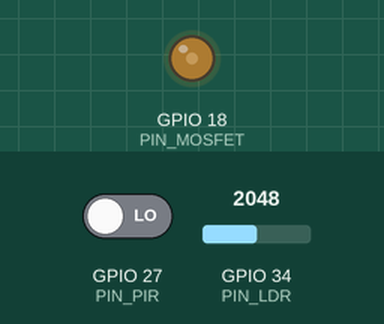
A sketch run on a simulated ESP32. On the bench: output pins drawn as LEDs (lit = HIGH). The inputs (shaded band) are chosen by the test bench; at power-on: GPIO 27 (PIN_PIR) LOW, GPIO 34 (PIN_LDR) = 2048. WiFi joins after 1.5 s; servers stay silent unless stated; uploads are accepted with an empty reply; what the sketch prints to the serial monitor is not drawn.

Above: at 3.2 s.
3.3 s: GPIO 27 (PIN_PIR) driven HIGH
At 4.2 s:
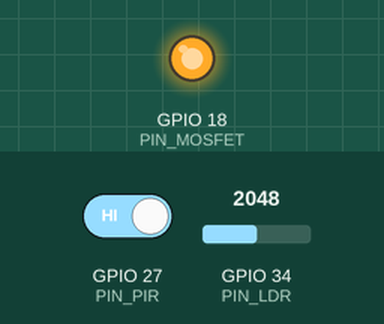
4.8 s: GPIO 34 (PIN_LDR) set to 1829
6.3 s: GPIO 34 (PIN_LDR) set to 1753
At 7.7 s:
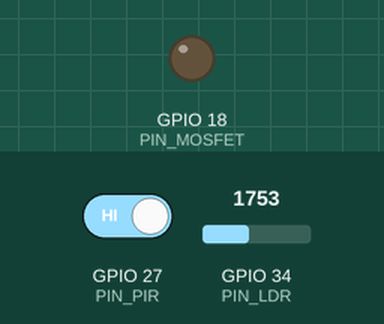
Timing chart, 0 to 9.3 s (numbered marks = the images above; inputs shaded):
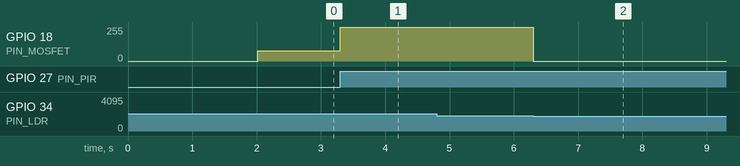

The sketch:

esp32_firmware_supabase.ino
```cpp
/**********************************************************************************
 * Project: Campus Safety & Foot-Traffic Telemetry Node (Gym 7)
 * Cloud Architecture: Supabase Cloud (PostgreSQL REST API + Realtime WebSockets)
 * Hardware Connections:
 *   - PIR Motion Sensor (HC-SR501) -> GPIO 27
 *   - LDR Module (Ambient Light)   -> GPIO 34 (ADC1)
 *   - MOSFET Module (LED PWM)      -> GPIO 18
 *   - Power Supply: 5V DC (Common Ground)
 **********************************************************************************/

#include <WiFi.h>
#include <HTTPClient.h>
#include <WiFiClientSecure.h>

// ==========================================
// 1. ตั้งค่า Wi-Fi และ Supabase Cloud Credentials
// ==========================================
const char* WIFI_SSID     = "YOUR_WIFI_SSID";
const char* WIFI_PASSWORD = "YOUR_WIFI_PASSWORD";

// นำ Project URL และ Anon Key ของโปรเจกต์คุณใส่ไว้ให้เรียบร้อยแล้ว
const char* SUPABASE_URL      = "https://thetawwspattkkswawjt.supabase.co";
const char* SUPABASE_ANON_KEY = "sb_publishable_38bodlCsO-bC4rfpHWN3sg_IPuEL1y-";
const char* NODE_ID           = "NODE-GYM7-01";

// ==========================================
// 2. กำหนดขาพิน (Simplified 3 Pins)
// ==========================================
const int PIN_PIR    = 27;  // Digital In: PIR Motion Sensor
const int PIN_LDR    = 34;  // Analog In: ตรวจวัดแสงสว่างรอบข้าง (ADC1)
const int PIN_MOSFET = 18;  // PWM Out: ควบคุมการหรี่ไฟ LED ผ่าน MOSFET

// ==========================================
// 3. ตั้งค่า PWM สำหรับ LEDC
// ==========================================
const int PWM_CHANNEL    = 0;
const int PWM_FREQ       = 5000; // 5 kHz
const int PWM_RESOLUTION = 8;    // 8-bit (0 - 255)

const int DUTY_OFF   = 0;    // ดับไฟ (กลางวัน)
const int DUTY_DIM   = 77;   // หรี่ไฟ 30% (กลางคืนไม่มีคน)
const int DUTY_FULL  = 255;  // เร่งไฟ 100% (ตรวจพบคนเดินผ่าน)

// ==========================================
// 4. ค่า Threshold และ Timing
// ==========================================
const int LDR_THRESHOLD             = 1800;   // ค่า ADC เกินนี้ถือเป็นเวลากลางคืน
const unsigned long LIGHT_HOLD_TIME = 15000;  // เร่งไฟ 100% ค้างไว้นาน 15 วินาที
const unsigned long LOITER_TIME     = 25000;  // แช่นานเกิน 25 วินาที = แจ้งเตือน Loitering
const unsigned long TELEMETRY_RATE  = 10000;  // ส่งข้อมูลขึ้น Supabase ทุกๆ 10 วินาที

// ==========================================
// 5. ตัวแปรสถานะระบบ
// ==========================================
int  trafficCount        = 0;
bool prevPirState        = LOW;
bool isNight             = false;
bool motionActive        = false;
bool isLoitering         = false;
int  currentDutyCycle    = DUTY_OFF;

unsigned long motionStartTime   = 0;
unsigned long pirHighStartTime  = 0;
unsigned long lastTelemetryTime = 0;

void sendTelemetryToSupabase(String nodeId, int count, String lightState, float watts, String alertState);

void setup() {
  Serial.begin(115200);
  delay(500);
  Serial.println("\n==================================================");
  Serial.println("  CAMPUS SAFETY & FOOT-TRAFFIC TELEMETRY NODE");
  Serial.println("  Cloud Architecture: Supabase Cloud (PostgreSQL)");
  Serial.println("==================================================");

  pinMode(PIN_PIR, INPUT);
  pinMode(PIN_LDR, INPUT);

  // ตั้งค่า PWM สำหรับ MOSFET
  ledcSetup(PWM_CHANNEL, PWM_FREQ, PWM_RESOLUTION);
  ledcAttachPin(PIN_MOSFET, PWM_CHANNEL);
  ledcWrite(PWM_CHANNEL, DUTY_OFF);

  // เชื่อมต่อ Wi-Fi
  Serial.print("[WiFi] Connecting to: ");
  Serial.println(WIFI_SSID);
  WiFi.mode(WIFI_STA);
  WiFi.begin(WIFI_SSID, WIFI_PASSWORD);

  int retries = 0;
  while (WiFi.status() != WL_CONNECTED && retries < 20) {
    delay(500);
    Serial.print(".");
    retries++;
  }

  if (WiFi.status() == WL_CONNECTED) {
    Serial.println("\n[WiFi] Online! IP: " + WiFi.localIP().toString());
  } else {
    Serial.println("\n[WiFi] Offline Mode Running.");
  }
}

void loop() {
  unsigned long now = millis();

  // Reconnect Wi-Fi อัตโนมัติหากหลุด
  if (WiFi.status() != WL_CONNECTED && (now % 10000 < 50)) {
    WiFi.reconnect();
  }

  int ldrValue = analogRead(PIN_LDR);
  int pirState = digitalRead(PIN_PIR);
  isNight = (ldrValue > LDR_THRESHOLD);

  // 1. ตรวจจับการเดินผ่าน (Rising Edge) -> นับจำนวนคน
  if (pirState == HIGH && prevPirState == LOW) {
    trafficCount++;
    motionActive = true;
    motionStartTime = now;
    pirHighStartTime = now;
    Serial.printf("[Event] Pedestrian Passed! Count: %d\n", trafficCount);
  }

  // 2. ตรวจจับพฤติกรรมป้วนเปี้ยนผิดปกติ (Loitering Watchdog)
  if (pirState == HIGH) {
    if (now - pirHighStartTime > LOITER_TIME) {
      if (!isLoitering) {
        isLoitering = true;
        Serial.println("[SECURITY] >>> LOITERING DETECTED AT GYM 7 <<<");
      }
    }
  } else {
    isLoitering = false;
  }
  prevPirState = pirState;

  // 3. ควบคุมแสงไฟตาม State Machine
  float currentPowerWatts = 0.6; // กำลังไฟสแตนด์บายของ ESP32
  if (!isNight) {
    currentDutyCycle = DUTY_OFF;
    currentPowerWatts = 0.6;
  } else {
    if (motionActive) {
      currentDutyCycle = DUTY_FULL;
      currentPowerWatts = 8.5; // โหลดไฟ 100%
      if (now - motionStartTime > LIGHT_HOLD_TIME) {
        motionActive = false;
      }
    } else {
      currentDutyCycle = DUTY_DIM;
      currentPowerWatts = 2.8; // โหมดหรี่ไฟ 30%
    }
  }
  ledcWrite(PWM_CHANNEL, currentDutyCycle);

  // 4. ส่งข้อมูล Telemetry ขึ้น Supabase Cloud
  if (now - lastTelemetryTime >= TELEMETRY_RATE) {
    lastTelemetryTime = now;

    String lightStatusStr = (!isNight) ? "DAY_OFF" : (motionActive ? "100%_ACTIVE" : "30%_AMBIENT");
    String alertStatusStr = isLoitering ? "LOITERING_ALERT" : "NORMAL";

    Serial.printf("[Telemetry] Light: %s | Power: %.1fW | Count: %d | Alert: %s\n",
                  lightStatusStr.c_str(), currentPowerWatts, trafficCount, alertStatusStr.c_str());

    if (WiFi.status() == WL_CONNECTED) {
      sendTelemetryToSupabase(NODE_ID, trafficCount, lightStatusStr, currentPowerWatts, alertStatusStr);
    }
  }
}

// ยิงข้อมูลเข้า Supabase PostgreSQL ผ่าน REST API
void sendTelemetryToSupabase(String nodeId, int count, String lightState, float watts, String alertState) {
  WiFiClientSecure client;
  client.setInsecure(); // ไม่ต้องตรวจสอบ SSL เพื่อความเร็ว

  HTTPClient http;
  String endpoint = String(SUPABASE_URL) + "/rest/v1/telemetry_logs";
  http.begin(client, endpoint);

  // Headers สำหรับยืนยันตัวตนกับ Supabase
  http.addHeader("Content-Type", "application/json");
  http.addHeader("apikey", SUPABASE_ANON_KEY);
  http.addHeader("Authorization", String("Bearer ") + SUPABASE_ANON_KEY);
  http.addHeader("Prefer", "return=minimal"); // ประหยัด RAM ไม่ต้องให้คลาวด์ส่งข้อมูลเดิมกลับมา

  // Payload JSON
  String jsonPayload = "{";
  jsonPayload += "\"node_id\":\"" + nodeId + "\",";
  jsonPayload += "\"traffic_count\":" + String(count) + ",";
  jsonPayload += "\"light_status\":\"" + lightState + "\",";
  jsonPayload += "\"power_watts\":" + String(watts, 1) + ",";
  jsonPayload += "\"alert_status\":\"" + alertState + "\"";
  jsonPayload += "}";

  int httpCode = http.POST(jsonPayload);
  if (httpCode >= 200 && httpCode < 300) {
    Serial.printf("[Supabase] Insert Success! (HTTP %d)\n", httpCode);
  } else {
    Serial.printf("[Supabase] Insert Failed: %d (%s)\n", httpCode, http.errorToString(httpCode).c_str());
  }
  http.end();
}
```

Measured:
- the behaviour switches between 1801 and 1800 on GPIO 34 (PIN_LDR) (found by bisection; images 1 and 2)
- after the input at 3.3 s, GPIO 18 (PIN_MOSFET): 77/255 → 255/255 at once
- after the input at 4.8 s, every drawn part: stays the same
- after the input at 6.3 s, GPIO 18 (PIN_MOSFET): 255/255 → 0/255 at once
